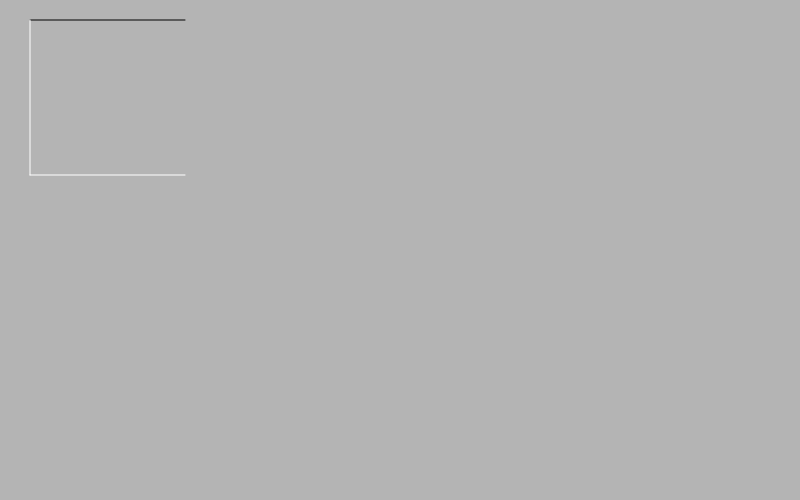
Frame 1 (no input)
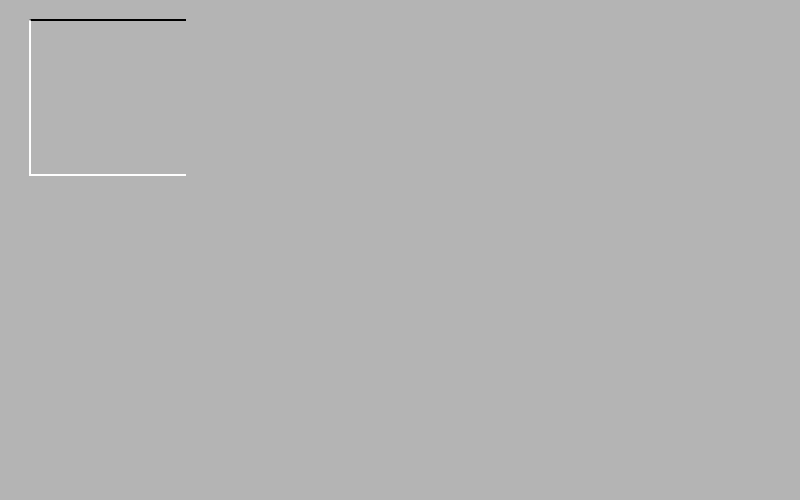
Frame 60 (no input)
Frame 120 (the mouse pressed at the canvas centre since frame 60): identical to frame 60, image omitted

The p5.js sketch that drew these frames (run headless with seeded random() and noise() and a simulated clock; from frame 60 on, the mouse is pressed at the canvas centre):

// p5.js sketch
// ── sketch.js
function setup() 
{
  createCanvas(800, 500);
  background(180);
}

function draw() 
{
  //line(30,20,185,185);
  //line(0,250,800,250 );
  //line(400,0,400,800 );
  //line(0,0,1280,800 );
  //line(0,500,800,0 );
  //circle (400,250,50);
  //fill(100,40,200);

  stroke(0);
  line(30,20,185,20 );
  stroke(126);
  noStroke();

  line(30,20,185,20 );
  line(185,20,185,175 );
  stroke(255);
  line(185,175,30,175 );
  line(30,175,30,20 );
}
